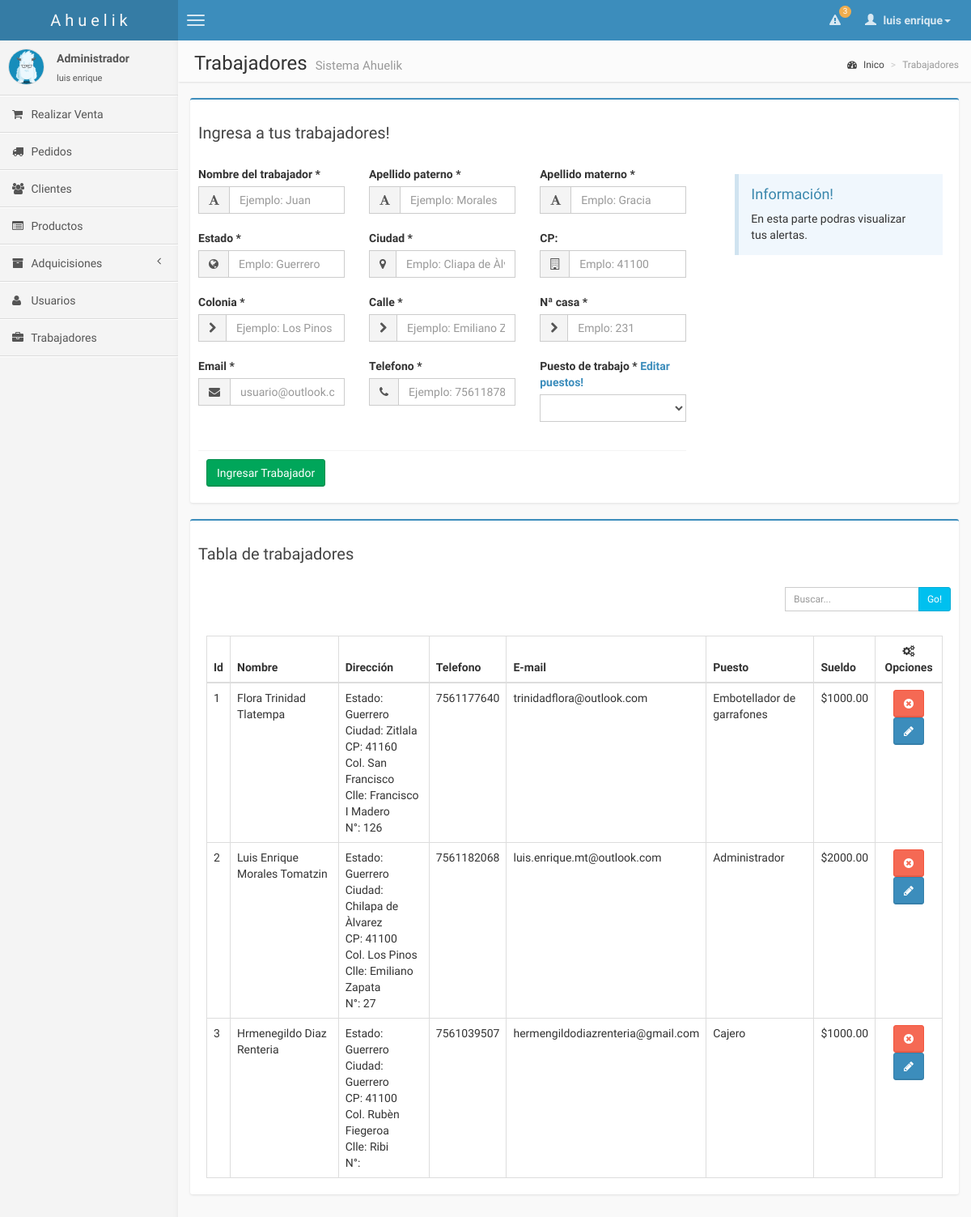
Before: /pages/admin_trabajadores.php (signed in) with the older database file.
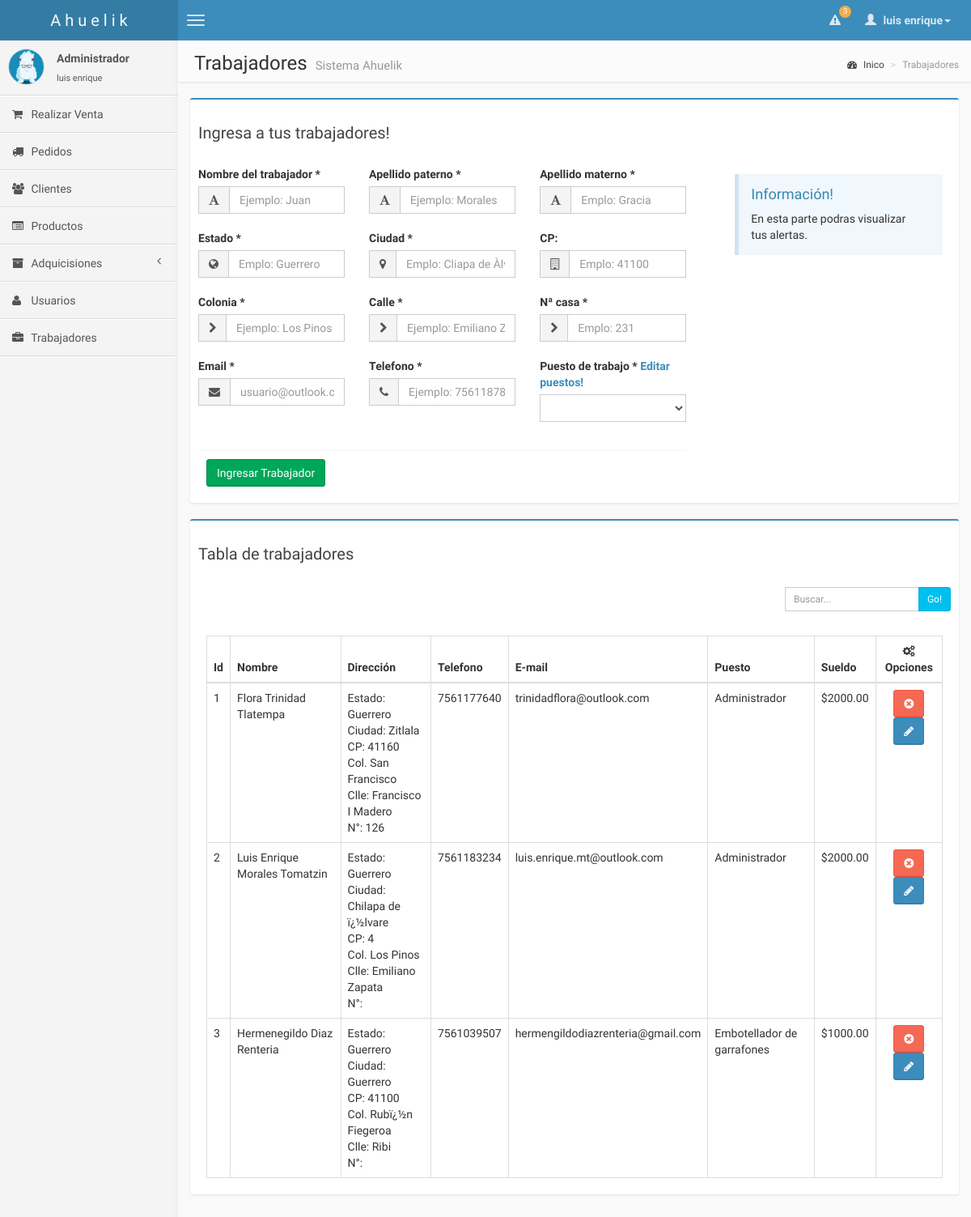
After: the same page with the newer database file.
### tables this page shows
CREATE TABLE `trabajadores` (
  `id_trabajador` int(10) NOT NULL AUTO_INCREMENT,
  `nombre` char(20) NOT NULL,
  `apellido_p` char(20) NOT NULL,
  `apellido_m` char(20) NOT NULL,
  `id_categoria` int(10) NOT NULL,
  `estado` char(30) NOT NULL,
  `ciudad` char(30) NOT NULL,
  `codigo_postal` varchar(5) NOT NULL,
  `colonia` char(50) NOT NULL,
  `calle` char(50) NOT NULL,
  `no_casa` varchar(10) DEFAULT NULL,
  `Telefono` varchar(10) DEFAULT NULL,
  `e_mail` varchar(50) DEFAULT NULL,
  `fecha` date NOT NULL,
  PRIMARY KEY (`id_trabajador`),
  KEY `fk_trabajadores_categorias_idx` (`id_categoria`),
  CONSTRAINT `fk_trabajadores_categorias` FOREIGN KEY (`id_categoria`) REFERENCES `categorias` (`id_categoria`) ON DELETE CASCADE ON UPDATE CASCADE
);

CREATE TABLE `categorias` (
  `id_categoria` int(10) NOT NULL AUTO_INCREMENT,
  `puesto` varchar(50) NOT NULL,
  `sueldo` int(10) NOT NULL,
  PRIMARY KEY (`id_categoria`)
);

### pages/admin_trabajadores.php (the view, shortened to what the changed rows need)
<?php
    include("conexion.php");
?>
<!DOCTYPE html>
<html>
    <head>
        <link href="../css/bootstrap.min.css" rel="stylesheet" type="text/css" />
        <link href="../css/font-awesome.min.css" rel="stylesheet" type="text/css" />
        <link href="../css/ionicons.min.css" rel="stylesheet" type="text/css" />
        <link href="../css/AdminLTE.css" rel="stylesheet" type="text/css" />
    </head>
    <body class="pace-done skin-blue">
        <div class="wrapper row-offcanvas row-offcanvas-left">
            <aside class="right-side">
                <section class="content-header">
                    <h1>
                        Trabajadores
                        <small> Sistema Ahuelik</small>
                    </h1>
                </section>
                <section class="content">
                    <?php
                    $v_query_tabla_trabajadores = "SELECT tra.id_categoria,
                                                           tra.fecha,
                                                           tra.id_trabajador,
                                                           tra.nombre, tra.apellido_p, tra.apellido_m,
                                                           tra.estado, tra.ciudad, tra.codigo_postal, tra.colonia, tra.calle, tra.no_casa,
                                                           tra.telefono,
                                                           tra.e_mail,
                                                           ct.puesto,
                                                           ct.sueldo
                                                    FROM trabajadores tra, categorias ct
                                                    WHERE tra.id_categoria = ct.id_categoria ORDER BY tra.id_trabajador";
                    $v_query_trabajadores_table = mysqli_query($link, $v_query_tabla_trabajadores) or die ("Problemas
                    Consulta_categorias:".mysql_error());
                    ?>
                    <div class="box box-primary">
                        <div class="box-body">
                            <div class="box-body table-responsive">
                                <table id="regTable" id="example2" class="table table-bordered table-hover">
                                    <thead>
                                        <tr>
                                            <th style='text-align:center'>Id</th>
                                            <th>Nombre</th>
                                            <th>Dirección</th>
                                            <th>Telefono</th>
                                            <th>E-mail</th>
                                            <th>Puesto</th>
                                            <th>Sueldo</th>
                                            <th style="text-align:center"><samp class="fa fa-cogs"></samp> Opciones</th>
                                        </tr>
                                    </thead>
                                    <?php
                                        while($reg_show_table = mysqli_fetch_array($v_query_trabajadores_table, MYSQLI_ASSOC)){
                                            $time = time();
                                            $v_name_trabajador = $reg_show_table['nombre']." ".
                                                                 $reg_show_table['apellido_p']." ".
                                                                 $reg_show_table['apellido_m'];
                                            echo "
                                            <tr>
                                                <td>".$reg_show_table['id_trabajador']."</td>
                                                <td>".$reg_show_table['nombre']." "
                                                     .$reg_show_table['apellido_p']." "
                                                     .$reg_show_table['apellido_m']
                                                ."</td>
                                                <td>"."Estado: ".$reg_show_table['estado']." </br> "
                                                     ."Ciudad: ".$reg_show_table['ciudad']." </br> "
                                                     ."CP: ".$reg_show_table['codigo_postal']." </br> "
                                                     ."Col. ".$reg_show_table['colonia']." </br> "
                                                     ."Clle: ".$reg_show_table['calle']." </br>"
                                                     ."N°: ".$reg_show_table['no_casa']
                                                ."</td>
                                                <td>".$reg_show_table['telefono']."</td>
                                                <td>".$reg_show_table['e_mail']."</td>
                                                <td>".$reg_show_table['puesto']."</td>
                                                <td> $".$reg_show_table['sueldo'].".00 </td>
                                                <td style='text-align:center'>
<a class='btn btn-danger' data-toggle='modal' data-target='#".$reg_show_table['id_trabajador']."' data-whatever='@mdo'><i class='fa fa-times-circle' data-toggle='tooltip' data-placement='top' title='Eliminar'></i></a>
<div class='modal fade' id='".$reg_show_table['id_trabajador']."' tabindex='-1' role='dialog' aria-labelledby='".$reg_show_table['id_trabajador']."Label' aria-hidden='true'>
        <h4 class='modal-title' id='".$reg_show_table['id_trabajador']."Label'>Eliminar trabajador</h4>
                                ".date('d-m-Y',$time)."
                                <code>".$v_name_trabajador."</code> </br>
                                Telefono: ".$reg_show_table['telefono']." </br>
                                Puesto: ".$reg_show_table['puesto']." </br>
                                Sueldo: $".$reg_show_table['sueldo'].".00
        <a href='admin_trabajadores.php?trabajador_eliminar=".$reg_show_table['id_trabajador']."' class='btn btn-danger'>Eliminar</a>
</div>
<a href='admin_trabajadores.php?trabajador_actualizar=".$reg_show_table['id_trabajador']."&nombre=".$reg_show_table['nombre']."&apel_p=".$reg_show_table['apellido_p']."&apel_m=".$reg_show_table['apellido_m']."&estado=".$reg_show_table['estado']."&ciudad=".$reg_show_table['ciudad']."&cp=".$reg_show_table['codigo_postal']."&colonia=".$reg_show_table['colonia']."&calle=".$reg_show_table['calle']."&n_casa=".$reg_show_table['no_casa']."&telefono=".$reg_show_table['telefono']."&e_mail=".$reg_show_table['e_mail']."&sueldo=".$reg_show_table['sueldo']."&puesto=".$reg_show_table['puesto']."' class='btn btn-primary' data-toggle='tooltip' data-placement='top' title='Actualizar'><i class='fa fa fa-pencil'></i></a>
                                                </td>
                                            </tr>
                                            ";
                                        }
                                    ?>
                                </table>
                            </div>
                        </div>
                    </div>
                </section>
            </aside>
        </div>
    </body>
</html>

Changed rows visible on the page:
changed trabajadores "Flora": id_categoria.puesto "Embotellador de garrafones" → "Administrador"; id_categoria.sueldo "1000" → "2000"
changed trabajadores "Luis Enrique": ciudad "Chilapa de Àlvarez" → "Chilapa de ï¿½lvare"; codigo_postal "41100" → "4"; Telefono "7561182068" → "7561183234"; no_casa "27" → (not shown)
changed trabajadores "Diaz": nombre "Hrmenegildo" → "Hermenegildo"; colonia "Rubèn Fiegeroa" → "Rubï¿½n Fiegeroa"; id_categoria.puesto "Cajero" → "Embotellador de garrafones"
